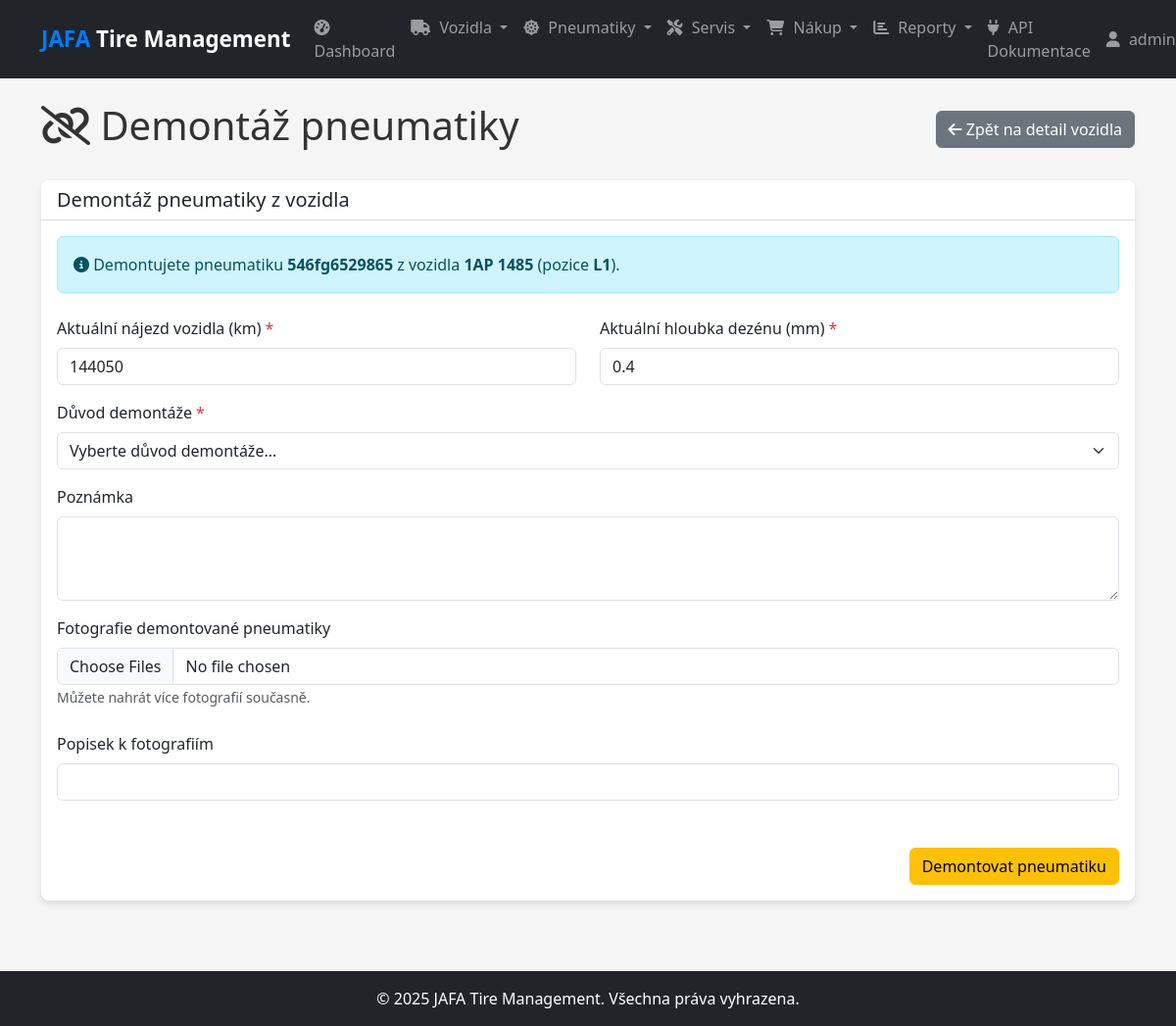
/tire-dismount/1 (signed in), run on the app's committed database.
### models.py (models this page shows, shortened)
class User(db.Model, UserMixin):
    id = db.Column(db.Integer, primary_key=True)
    username = db.Column(db.String(50), unique=True, nullable=False)
    email = db.Column(db.String(120), unique=True, nullable=False)
    password_hash = db.Column(db.String(128), nullable=False)
    role = db.Column(db.String(20), nullable=False, default='technician')  # admin, manager, technician
    created_at = db.Column(db.DateTime, default=datetime.utcnow)

class Tire(db.Model):
    id = db.Column(db.Integer, primary_key=True)
    serial_number = db.Column(db.String(50), nullable=False, unique=True)
    tire_type_id = db.Column(db.Integer, db.ForeignKey('tire_type.id'), nullable=False)
    manufacture_date = db.Column(db.Date)
    purchase_date = db.Column(db.Date)
    status = db.Column(db.String(20), nullable=False, default='skladem')  # skladem, namontováno, vyřazeno
    initial_tread_depth = db.Column(db.Float)  # Počáteční hloubka dezénu v mm
    current_tread_depth = db.Column(db.Float)  # Aktuální hloubka dezénu v mm
    total_mileage = db.Column(db.Integer, default=0)  # Celkový nájezd v km
    note = db.Column(db.Text)
    created_at = db.Column(db.DateTime, default=datetime.utcnow)
    position_id = db.Column(db.Integer, db.ForeignKey('tire_position.id'), nullable=True)
    history = db.relationship('TireHistory', backref='tire', lazy=True, cascade="all, delete-orphan")
    service_actions = db.relationship('ServiceAction', backref='tire', lazy=True)

class Vehicle(db.Model):
    id = db.Column(db.Integer, primary_key=True)
    registration_number = db.Column(db.String(20), nullable=False, unique=True)
    vehicle_type = db.Column(db.String(20), nullable=False)  # "tahač" nebo "návěs"
    brand = db.Column(db.String(50))
    model = db.Column(db.String(50))
    year_of_manufacture = db.Column(db.Integer)
    vin = db.Column(db.String(17))
    current_mileage = db.Column(db.Integer)  # Aktuální nájezd v km
    last_mileage_update = db.Column(db.DateTime, default=datetime.utcnow)
    note = db.Column(db.Text)
    created_at = db.Column(db.DateTime, default=datetime.utcnow)
    combination_id = db.Column(db.Integer, db.ForeignKey('vehicle_combination.id'), nullable=True)
    tire_positions = db.relationship('TirePosition', backref='vehicle', lazy=True, cascade="all, delete-orphan")

class TirePosition(db.Model):
    id = db.Column(db.Integer, primary_key=True)
    vehicle_id = db.Column(db.Integer, db.ForeignKey('vehicle.id'), nullable=False)
    position_code = db.Column(db.String(10), nullable=False)  # např. "L1", "P3", atd.
    position_description = db.Column(db.String(100))  # např. "Levá přední"
    tire = db.relationship('Tire', backref='position', uselist=False)

### routes.py (the view, shortened to what this page needs)
    @app.route('/tire-dismount/<int:tire_id>', methods=['GET', 'POST'])
    @login_required
    def tire_dismount(tire_id):
        tire = Tire.query.get_or_404(tire_id)
        if tire.status != 'namontováno' or not tire.position:
            flash('Pneumatika není namontována na žádném vozidle.', 'danger')
            return redirect(url_for('tire_detail', id=tire_id))
        if not hasattr(tire.position, 'vehicle') or not tire.position.vehicle:
            flash('Pneumatika je přiřazena k pozici, ale vozidlo není dostupné.', 'danger')
            return redirect(url_for('tire_detail', id=tire_id))
        vehicle = tire.position.vehicle
        return render_template('tires/dismount.html', tire=tire, vehicle=vehicle)

### app.py (called while the page is built)
@app.context_processor
def inject_now():
    return {'now': datetime.now()}

### models.py (called while the page is built)
@login_manager.user_loader
def load_user(user_id):
    return User.query.get(int(user_id))

### templates/tires/dismount.html (shortened to what this page needs)
{% extends 'layout.html' %}
{% block content %}
<div class="d-flex justify-content-between align-items-center mb-4">
    <h1><i class="fas fa-unlink"></i> Demontáž pneumatiky</h1>
    <div>
        <a href="{{ url_for('vehicle_detail', id=vehicle.id) }}" class="btn btn-secondary">
            <i class="fas fa-arrow-left"></i> Zpět na detail vozidla
        </a>
    </div>
</div>
<div class="card">
    <div class="card-header">
        <h5 class="mb-0">Demontáž pneumatiky z vozidla</h5>
    </div>
    <div class="card-body">
        <div class="alert alert-info mb-4">
            <i class="fas fa-info-circle"></i> Demontujete pneumatiku <strong>{{ tire.serial_number }}</strong> z vozidla <strong>{{ vehicle.registration_number }}</strong> (pozice <strong>{{ tire.position.position_code }}</strong>).
        </div>
        <form action="{{ url_for('tire_dismount', tire_id=tire.id) }}" method="post" enctype="multipart/form-data">
            <div class="row">
                <div class="col-md-6 mb-3">
                    <label for="mileage" class="form-label required-field">Aktuální nájezd vozidla (km)</label>
                    <input type="number" class="form-control" id="mileage" name="mileage" value="{{ vehicle.current_mileage }}" min="0" required>
                </div>
                <div class="col-md-6 mb-3">
                    <label for="tread_depth" class="form-label required-field">Aktuální hloubka dezénu (mm)</label>
                    <input type="number" class="form-control" id="tread_depth" name="tread_depth" value="{{ tire.current_tread_depth }}" step="0.1" min="0" required>
                </div>
            </div>
            <div class="row">
                <div class="col-md-12 mb-3">
                    <label for="reason" class="form-label required-field">Důvod demontáže</label>
                    <select class="form-select" id="reason" name="reason" required>
                        <option value="">Vyberte důvod demontáže...</option>
                    </select>
                </div>
            </div>
            <div class="mb-3">
                <label for="note" class="form-label">Poznámka</label>
                <textarea class="form-control" id="note" name="note" rows="3"></textarea>
            </div>
            <div class="mb-4">
                <label for="photos" class="form-label">Fotografie demontované pneumatiky</label>
                <input type="file" class="form-control multi-photo-upload" id="photos" name="photos" multiple accept="image/*">
                <small class="form-text text-muted">Můžete nahrát více fotografií současně.</small>
            </div>
            <div class="mb-4">
                <label for="photo_caption" class="form-label">Popisek k fotografiím</label>
                <input type="text" class="form-control" id="photo_caption" name="photo_caption">
            </div>
            <div class="text-end">
                <button type="submit" class="btn btn-warning">Demontovat pneumatiku</button>
            </div>
        </form>
    </div>
</div>
{% endblock %}

### templates/layout.html (shortened to what this page needs)
<!DOCTYPE html>
<html lang="cs">
<head>
    <link href="https://cdn.jsdelivr.net/npm/bootstrap@5.3.0/dist/css/bootstrap.min.css" rel="stylesheet">
    <link rel="stylesheet" href="https://cdnjs.cloudflare.com/ajax/libs/font-awesome/6.4.0/css/all.min.css">
    <link rel="stylesheet" href="{{ url_for('static', filename='css/style.css') }}">
</head>
<body>
    <header>
        <nav class="navbar navbar-expand-lg navbar-dark bg-dark">
            <div class="container">
                <a class="navbar-brand" href="{{ url_for('index') }}">
                    <span class="fw-bold text-primary">JAFA</span> Tire Management
                </a>
                <div class="collapse navbar-collapse" id="navbarNavDropdown">
                    {% if current_user.is_authenticated %}
                    <ul class="navbar-nav me-auto">
                        <li class="nav-item">
                            <a class="nav-link" href="{{ url_for('dashboard') }}">
                                <i class="fas fa-tachometer-alt"></i> Dashboard
                            </a>
                        </li>
                        <li class="nav-item dropdown">
                            <a class="nav-link dropdown-toggle" href="#" id="navbarVehicleDropdown" role="button" data-bs-toggle="dropdown" aria-expanded="false">
                                <i class="fas fa-truck"></i> Vozidla
                            </a>
                        </li>
                        <li class="nav-item dropdown">
                            <a class="nav-link dropdown-toggle" href="#" id="navbarTireDropdown" role="button" data-bs-toggle="dropdown" aria-expanded="false">
                                <i class="fas fa-dharmachakra"></i> Pneumatiky
                            </a>
                        </li>
                        <li class="nav-item dropdown">
                            <a class="nav-link dropdown-toggle" href="#" id="navbarServiceDropdown" role="button" data-bs-toggle="dropdown" aria-expanded="false">
                                <i class="fas fa-tools"></i> Servis
                            </a>
                        </li>
                        <li class="nav-item dropdown">
                            <a class="nav-link dropdown-toggle" href="#" id="navbarPurchaseDropdown" role="button" data-bs-toggle="dropdown" aria-expanded="false">
                                <i class="fas fa-shopping-cart"></i> Nákup
                            </a>
                        </li>
                        <li class="nav-item dropdown">
                            <a class="nav-link dropdown-toggle" href="#" id="navbarReportDropdown" role="button" data-bs-toggle="dropdown" aria-expanded="false">
                                <i class="fas fa-chart-bar"></i> Reporty
                            </a>
                        </li>
                        <li class="nav-item">
                            <a class="nav-link" href="{{ url_for('api_docs') }}">
                                <i class="fas fa-plug"></i> API Dokumentace
                            </a>
                        </li>
                    </ul>
                    <ul class="navbar-nav">
                        <li class="nav-item dropdown">
                            <a class="nav-link dropdown-toggle" href="#" id="navbarUserDropdown" role="button" data-bs-toggle="dropdown" aria-expanded="false">
                                <i class="fas fa-user"></i> {{ current_user.username }}
                            </a>
                        </li>
                    </ul>
                    {% else %}
                    <ul class="navbar-nav ms-auto">
                        <li class="nav-item">
                            <a class="nav-link" href="{{ url_for('login') }}">Přihlásit se</a>
                        </li>
                    </ul>
                    {% endif %}
                </div>
            </div>
        </nav>
    </header>
    <main class="py-4">
        <div class="container">
            {% block content %}{% endblock %}
        </div>
    </main>
    <footer class="py-3 mt-4 bg-dark text-white">
        <div class="container text-center">
            <p class="mb-0">&copy; {{ now.year }} JAFA Tire Management. Všechna práva vyhrazena.</p>
        </div>
    </footer>
</body>
</html>

### static/css/style.css (style rules this page uses)
:root { --primary-color: #007bff; --secondary-color: #6c757d; --success-color: #28a745; --danger-color: #dc3545; --warning-color: #ffc107; --info-color: #17a2b8; --dark-color: #343a40; --light-color: #f8f9fa; }
body { font-family: 'Segoe UI', Tahoma, Geneva, Verdana, sans-serif; color: #333; background-color: #f5f5f5; min-height: 100vh; display: flex; flex-direction: column; }
main { flex: 1 0 auto; }
.navbar-brand { font-weight: bold; font-size: 1.4rem; }
.navbar-brand .text-primary { color: var(--primary-color) !important; }
.nav-link { font-weight: 500; }
.nav-link i { margin-right: 5px; }
.card { border-radius: 8px; overflow: hidden; box-shadow: 0 4px 6px rgba(0, 0, 0, 0.1); margin-bottom: 1.5rem; border: none; }
.card-header { background-color: #fff; border-bottom: 1px solid rgba(0, 0, 0, 0.125); font-weight: 600; }
.form-label { font-weight: 500; }
.required-field::after { content: "*"; color: var(--danger-color); margin-left: 4px; }

### data on the page
User: username "admin…"
Tire: serial_number "546fg6529865", tread_depth "0.4"
Vehicle: registration_number "1AP 1485", mileage "144050"
TirePosition: position.position_code "L1"
